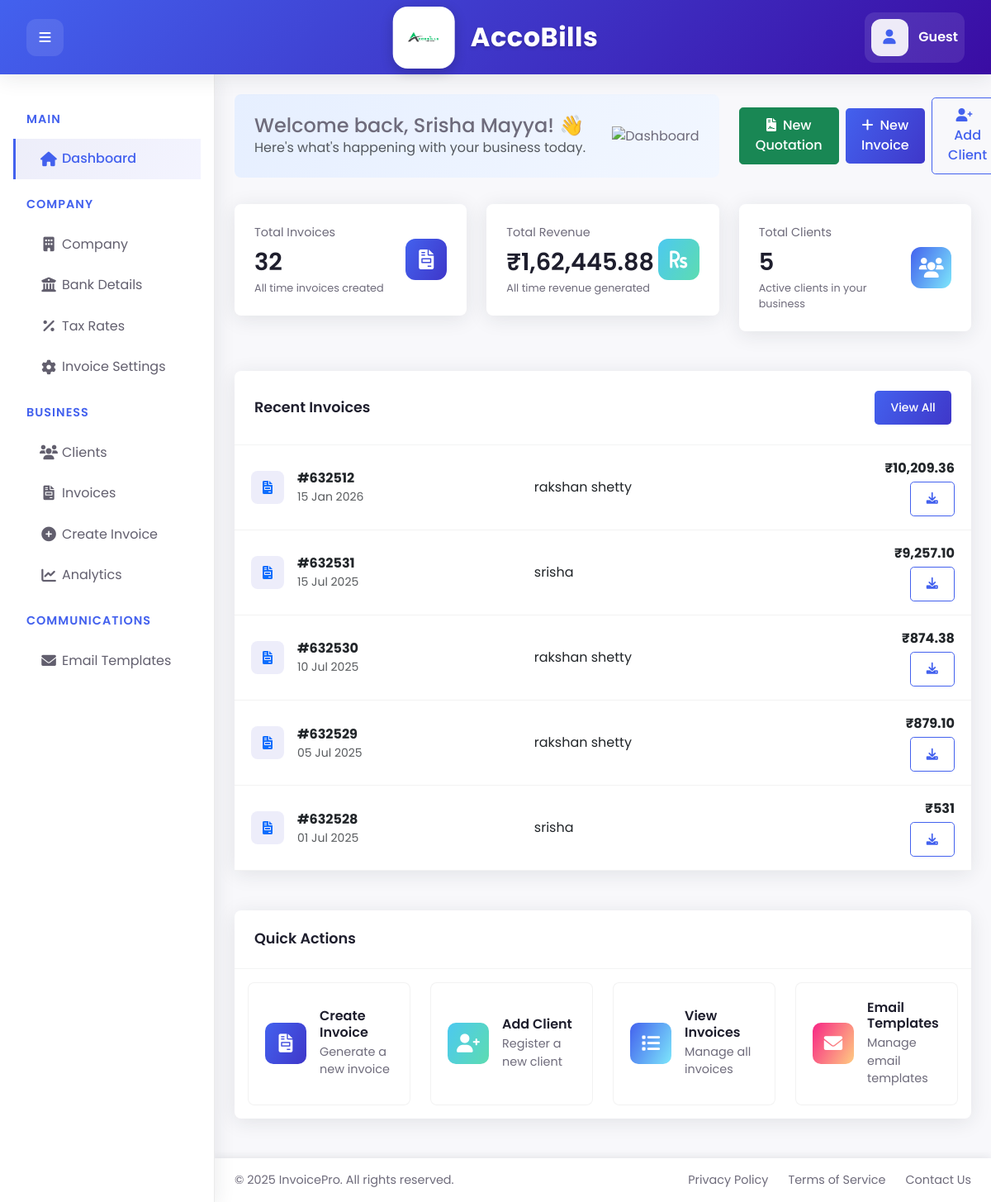
The page /invoice_management_project/dashboard.php (signed in) on the database its author committed.
### tables this page shows
CREATE TABLE `users` (
  `user_id` int(11) NOT NULL,
  `username` varchar(50) NOT NULL,
  `password` varchar(255) NOT NULL,
  `email` varchar(100) NOT NULL,
  `full_name` varchar(100) NOT NULL,
  `created_at` timestamp NOT NULL DEFAULT current_timestamp(),
  `updated_at` timestamp NOT NULL DEFAULT current_timestamp() ON UPDATE current_timestamp(),
  `remember_token` varchar(100) DEFAULT NULL,
  `reset_token` varchar(100) DEFAULT NULL,
  `reset_expires` datetime DEFAULT NULL
);

CREATE TABLE `invoice` (
  `invoice_id` int(11) NOT NULL,
  `company_id` int(11) NOT NULL,
  `client_id` int(11) NOT NULL,
  `bank_id` int(11) NOT NULL,
  `invoice_number` varchar(20) NOT NULL,
  `invoice_date` date NOT NULL,
  `client_name` varchar(100) NOT NULL,
  `client_address` text NOT NULL,
  `client_gstin` varchar(20) DEFAULT NULL,
  `client_state` varchar(50) NOT NULL,
  `total_amount` decimal(20,2) DEFAULT NULL,
  `taxable_value` decimal(20,2) DEFAULT NULL,
  `tax_rate` decimal(5,2) NOT NULL DEFAULT 18.00,
  `cgst` decimal(20,2) DEFAULT NULL,
  `sgst` decimal(20,2) DEFAULT NULL,
  `total_tax_amount` decimal(20,2) DEFAULT NULL,
  `net_total` decimal(20,2) DEFAULT NULL,
  `rupees_in_words` text NOT NULL,
  `created_at` timestamp NOT NULL DEFAULT current_timestamp(),
  `updated_at` timestamp NOT NULL DEFAULT current_timestamp() ON UPDATE current_timestamp(),
  `pdf_content` mediumblob DEFAULT NULL,
  `status` varchar(20) NOT NULL DEFAULT 'pending'
);

### invoice_management_project/dashboard.php (the view, shortened to what this page needs)
<?php
require_once 'config/database.php';
function formatIndianCurrency($num) {
    $num = preg_replace('/[^0-9.]/', '', $num);
    $parts = explode('.', $num);
    $whole = $parts[0];
    $decimal = isset($parts[1]) ? $parts[1] : '';
    if (!empty($decimal)) {
        $decimal = strlen($decimal) > 2 ? substr($decimal, 0, 2) : str_pad($decimal, 2, '0');
    } else {
        $decimal = '00';
    }
    $formatted = '';
    $lastThree = strlen($whole) > 3 ? substr($whole, -3) : $whole;
    $remaining = strlen($whole) > 3 ? substr($whole, 0, -3) : '';
    if (!empty($remaining)) {
        $formatted = implode(',', array_map(function($item) {
            return str_pad($item, 2, '0', STR_PAD_LEFT);
        }, str_split(str_pad($remaining, ceil(strlen($remaining) / 2) * 2, '0', STR_PAD_LEFT), 2)));
        $formatted = ltrim($formatted, '0');
        $formatted = ($formatted === '') ? '' : $formatted . ',';
    }
    $formatted .= $lastThree;
    if ($decimal === '00') {
        return $formatted;
    }
    return $formatted . '.' . $decimal;
}
$user_id = $_SESSION['user_id'];
$stmt = $conn->prepare("SELECT * FROM users WHERE user_id = ?");
$stmt->bind_param("i", $user_id);
$stmt->execute();
$result = $stmt->get_result();
$user = $result->fetch_assoc();
$stmt = $conn->prepare("SELECT * FROM company_master WHERE user_id = ?");
$stmt->bind_param("i", $user_id);
$stmt->execute();
$result = $stmt->get_result();
$company = $result->fetch_assoc();
$company_id = $company ? $company['company_id'] : 0;
$invoice_count = 0;
$total_amount = 0;
$recent_invoices = [];
if ($company) {
    $stmt = $conn->prepare("SELECT COUNT(*) as count FROM invoice WHERE company_id = ?");
    $stmt->bind_param("i", $company_id);
    $stmt->execute();
    $result = $stmt->get_result();
    $row = $result->fetch_assoc();
    $invoice_count = $row['count'];
    $stmt = $conn->prepare("SELECT SUM(net_total) as total FROM invoice WHERE company_id = ?");
    $stmt->bind_param("i", $company_id);
    $stmt->execute();
    $result = $stmt->get_result();
    $row = $result->fetch_assoc();
    $total_amount = $row['total'] ?: 0;
    $stmt = $conn->prepare("
        SELECT i.invoice_id, i.invoice_number, i.invoice_date, i.client_name, i.net_total
        FROM invoice i
        WHERE i.company_id = ?
        ORDER BY i.invoice_date DESC
        LIMIT 5
    ");
    $stmt->bind_param("i", $company_id);
    $stmt->execute();
    $result = $stmt->get_result();
    $recent_invoices = [];
    while ($row = $result->fetch_assoc()) {
        $recent_invoices[] = $row;
    }
    $stmt = $conn->prepare("SELECT COUNT(*) as count FROM client_master WHERE company_id = ?");
    $stmt->bind_param("i", $company_id);
    $stmt->execute();
    $result = $stmt->get_result();
    $row = $result->fetch_assoc();
    $clients_count = $row['count'];
}
include 'includes/header.php';
?>
<div class="page-header">
    <div class="row align-items-center">
        <div class="col-lg-8 col-md-12">
            <div class="welcome-card">
                <div class="welcome-text">
                    <h4 class="mb-0">Welcome back, <?php echo htmlspecialchars($user['full_name']); ?>! 👋</h4>
                    <p class="text-muted mb-0">Here's what's happening with your business today.</p>
                </div>
                <div class="welcome-img">
                    <img src="https://cdn-icons-png.flaticon.com/512/3588/3588614.png" alt="Dashboard" width="80">
                </div>
            </div>
        </div>
        <div class="col-lg-4 col-md-12 mt-3 mt-lg-0">
            <div class="header-actions text-md-end">
                <a href="coming-soon.php" class="btn btn-success me-2">
                    <i class="fas fa-file-contract me-2"></i>New Quotation
                </a>
                <a href="create_invoice.php" class="btn btn-primary me-2">
                    <i class="fas fa-plus me-2"></i>New Invoice
                </a>
                <a href="clients.php?action=add" class="btn btn-outline-primary">
                    <i class="fas fa-user-plus me-2"></i>Add Client
                </a>
            </div>
        </div>
    </div>
</div>
<div class="row g-4 mb-4">
    <div class="col-xl-4 col-lg-6 col-md-6">
        <div class="card stat-card">
            <div class="card-body">
                <div class="stat-card-info">
                    <span class="stat-card-title">Total Invoices</span>
                    <h2 class="stat-card-value"><?php echo number_format($invoice_count); ?></h2>
                    <span class="stat-card-desc">All time invoices created</span>
                </div>
                <div class="stat-card-icon bg-gradient-primary">
                    <i class="fas fa-file-invoice"></i>
                </div>
            </div>
        </div>
    </div>
    <div class="col-xl-4 col-lg-6 col-md-6">
        <div class="card stat-card">
            <div class="card-body">
                <div class="stat-card-info">
                    <span class="stat-card-title">Total Revenue</span>
                    <h2 class="stat-card-value">₹<?php echo formatIndianCurrency($total_amount); ?></h2>
                    <span class="stat-card-desc">All time revenue generated</span>
                </div>
                <div class="stat-card-icon bg-gradient-success">
                    <i class="fas fa-rupee-sign"></i>
                </div>
            </div>
        </div>
    </div>
    <div class="col-xl-4 col-lg-6 col-md-6">
        <div class="card stat-card">
            <div class="card-body">
                <div class="stat-card-info">
                    <span class="stat-card-title">Total Clients</span>
                    <h2 class="stat-card-value"><?php echo number_format($clients_count); ?></h2>
                    <span class="stat-card-desc">Active clients in your business</span>
                </div>
                <div class="stat-card-icon bg-gradient-info">
                    <i class="fas fa-users"></i>
                </div>
            </div>
        </div>
    </div>
</div>
<div class="row g-4">
    <div class="col-12">
        <div class="card">
            <div class="card-header d-flex justify-content-between align-items-center">
                <h5 class="card-title mb-0">Recent Invoices</h5>
                <a href="invoices.php" class="btn btn-sm btn-primary">View All</a>
            </div>
            <div class="card-body p-0">
                <div class="table-responsive">
                    <table class="table recent-invoices-table mb-0">
                        <tbody>
                            <?php if (count($recent_invoices) > 0): ?>
                                <?php foreach ($recent_invoices as $invoice): ?>
                                <tr>
                                    <td>
                                        <div class="d-flex align-items-center">
                                            <div class="invoice-icon bg-light-primary text-primary">
                                                <i class="fas fa-file-invoice"></i>
                                            </div>
                                            <div class="invoice-info ms-3">
                                                <p class="invoice-id mb-0 fw-bold">#<?php echo htmlspecialchars($invoice['invoice_number']); ?></p>
                                                <p class="invoice-date mb-0 text-muted small"><?php echo date('d M Y', strtotime($invoice['invoice_date'])); ?></p>
                                            </div>
                                        </div>
                                    </td>
                                    <td>
                                        <p class="invoice-client mb-0 text-truncate"><?php echo htmlspecialchars($invoice['client_name']); ?></p>
                                    </td>
                                    <td class="text-end">
                                        <p class="invoice-amount mb-0 fw-bold">₹<?php echo formatIndianCurrency($invoice['net_total']); ?></p>
                                        <a href="generate_pdf.php?invoice_id=<?php echo $invoice['invoice_id']; ?>&download=1" class="btn btn-sm btn-outline-primary mt-1">
                                            <i class="fas fa-download"></i>
                                        </a>
                                    </td>
                                </tr>
                                <?php endforeach; ?>
                            <?php endif; ?>
                        </tbody>
                    </table>
                </div>
            </div>
        </div>
    </div>
    <div class="col-12">
        <div class="card">
            <div class="card-header">
                <h5 class="card-title mb-0">Quick Actions</h5>
            </div>
            <div class="card-body">
                <div class="row g-4">
                    <div class="col-xl-3 col-lg-4 col-md-6">
                        <a href="create_invoice.php" class="quick-action-card">
                            <div class="quick-action-icon bg-gradient-primary">
                                <i class="fas fa-file-invoice"></i>
                            </div>
                            <div class="quick-action-content">
                                <h6>Create Invoice</h6>
                                <p class="mb-0">Generate a new invoice</p>
                            </div>
                        </a>
                    </div>
                    <div class="col-xl-3 col-lg-4 col-md-6">
                        <a href="clients.php?action=add" class="quick-action-card">
                            <div class="quick-action-icon bg-gradient-success">
                                <i class="fas fa-user-plus"></i>
                            </div>
                            <div class="quick-action-content">
                                <h6>Add Client</h6>
                                <p class="mb-0">Register a new client</p>
                            </div>
                        </a>
                    </div>
                    <div class="col-xl-3 col-lg-4 col-md-6">
                        <a href="invoices.php" class="quick-action-card">
                            <div class="quick-action-icon bg-gradient-info">
                                <i class="fas fa-list"></i>
                            </div>
                            <div class="quick-action-content">
                                <h6>View Invoices</h6>
                                <p class="mb-0">Manage all invoices</p>
                            </div>
                        </a>
                    </div>
                    <div class="col-xl-3 col-lg-4 col-md-6">
                        <a href="email_templates.php" class="quick-action-card">
                            <div class="quick-action-icon bg-gradient-warning">
                                <i class="fas fa-envelope"></i>
                            </div>
                            <div class="quick-action-content">
                                <h6>Email Templates</h6>
                                <p class="mb-0">Manage email templates</p>
                            </div>
                        </a>
                    </div>
                </div>
            </div>
        </div>
    </div>
</div>
<?php include 'includes/footer.php'; ?>

### invoice_management_project/includes/header.php (style rules this page uses)
:root { --primary-color: #4361ee; --secondary-color: #3f37c9; --accent-color: #4895ef; --success-color: #4cc9f0; --info-color: #4361ee; --warning-color: #f72585; --danger-color: #e63946; --dark-color: #1E1E2D; --light-color: #F8F8FB; --body-bg: #F8F8FB; --sidebar-width: 260px; --header-height: 70px; --font-family: 'Poppins', sans-serif; --card-shadow: 0 4px 24px 0 rgba(34, 41, 47, 0.1); --transition-speed: 0.3s; }
* { margin: 0; padding: 0; box-sizing: border-box; }
body { font-family: var(--font-family); background-color: var(--body-bg); color: #6E6B7B; overflow-x: hidden; position: relative; min-height: 100vh; }
.header-actions { display: flex; align-items: center; }
.card { background: #fff; border-radius: 0.5rem; border: none; box-shadow: var(--card-shadow); transition: all var(--transition-speed); margin-bottom: 1.5rem; }
.card-header { background: transparent; padding: 1.5rem; border-bottom: 1px solid rgba(34, 41, 47, 0.05); }
.card-title { font-size: 1.1rem; font-weight: 600; color: var(--dark-color); margin: 0; }
.btn { font-weight: 500; padding: 0.6rem 1.2rem; border-radius: 0.3rem; transition: all var(--transition-speed); }
.btn-primary { background: linear-gradient(118deg, var(--primary-color), var(--secondary-color)); border: none; }
.btn-outline-primary { border-color: var(--primary-color); color: var(--primary-color); }
.bg-gradient-primary { background: linear-gradient(118deg, var(--primary-color), var(--secondary-color)); }
.bg-gradient-success { background: linear-gradient(118deg, var(--success-color), #5ddcb1); }
.bg-gradient-warning { background: linear-gradient(118deg, var(--warning-color), #FFCC81); }
.bg-gradient-info { background: linear-gradient(118deg, var(--info-color), #7DE7FB); }

### invoice_management_project/dashboard.php (style rules this page uses)
.page-header { margin-bottom: 2rem; }
.welcome-card { display: flex; justify-content: space-between; align-items: center; background: linear-gradient(118deg, #e6efff, #f2f7ff); border-radius: 0.5rem; padding: 1.5rem; }
.welcome-img { margin-left: 1rem; }
.stat-card { overflow: hidden; }
.stat-card .card-body { display: flex; justify-content: space-between; align-items: center; padding: 1.5rem; }
.stat-card-info { display: flex; flex-direction: column; }
.stat-card-title { color: #6E6B7B; font-size: 0.9rem; margin-bottom: 0.5rem; }
.stat-card-value { font-size: 1.8rem; font-weight: 600; margin-bottom: 0.25rem; color: var(--dark-color); }
.stat-card-desc { font-size: 0.8rem; color: #6E6B7B; }
.stat-card-icon { width: 50px; height: 50px; border-radius: 12px; display: flex; align-items: center; justify-content: center; font-size: 1.5rem; color: #fff; }
.quick-action-card { display: flex; align-items: center; padding: 1.25rem; border-radius: 0.5rem; background: #fff; border: 1px solid rgba(0, 0, 0, 0.05); text-decoration: none; color: inherit; transition: all 0.3s ease; height: 100%; }
.quick-action-icon { width: 50px; height: 50px; border-radius: 10px; display: flex; align-items: center; justify-content: center; font-size: 1.4rem; margin-right: 1rem; color: #fff; }
.quick-action-content { flex: 1; }
.quick-action-content h6 { margin-bottom: 0.25rem; font-weight: 600; color: var(--dark-color); }
.quick-action-content p { color: #6E6B7B; font-size: 0.9rem; }
.recent-invoices-table td { padding: 1rem 1.25rem; vertical-align: middle; border-bottom: 1px solid rgba(0, 0, 0, 0.05); }
.invoice-icon { width: 40px; height: 40px; border-radius: 8px; display: flex; align-items: center; justify-content: center; font-size: 1rem; }
.bg-light-primary { background-color: rgba(78, 84, 200, 0.1); }

### rows shown on the page
users: full_name "Srisha Mayya"
invoice: invoice_number "632512", invoice_date "15 Jan 2026", client_name "rakshan shetty", net_total "10,209.36"
invoice: invoice_number "632531", invoice_date "15 Jul 2025", client_name "srisha", net_total "9,257.10"
invoice: invoice_number "632530", invoice_date "10 Jul 2025", client_name "rakshan shetty", net_total "874.38"
invoice: invoice_number "632529", invoice_date "05 Jul 2025", client_name "rakshan shetty", net_total "879.10"
invoice: invoice_number "632528", invoice_date "01 Jul 2025", client_name "srisha", net_total "531"

### other values the page prints
$_SESSION['username'] "Guest"
$invoice_count "32"
formatIndianCurrency($total_amount) "1,62,445.88"
$clients_count "5"
